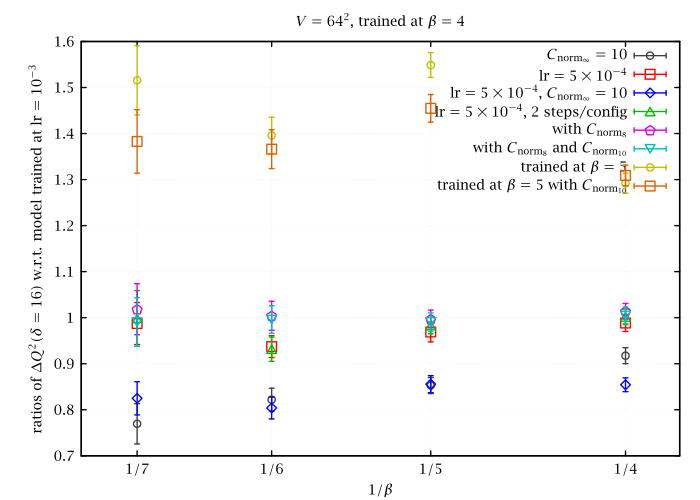

This figure's gnuplot source:
set lmargin 12
set grid lc rgb '#f0f0f0'
set title '$V = 64^2$, trained at $\beta=4$'
set xlabel '$1/\beta$'
set ylabel 'ratios of $\Delta Q^2(\delta=16)$ w.r.t. model trained at $\text{lr}=10^{-3}$' # delta in MDTU, 4 trajectories here
set log x
set xrange [0.134:0.266]
set xtics ('$1/4$' 1./4, '$1/5$' 1./5, '$1/6$' 1./6, '$1/7$' 1./7)
plot\
	"<for b in 4 5 6 7;do echo $(./get_dq2_hmc_scaled_b_v_d $b 64 4 s_nthmc_l64_b4) $(./get_dq2_hmc_scaled_b_v_d $b 64 4 s_nthmc_l64_b4_lr1e-3_cni10);done" u (1./$1):($5/$2):($5/$2*sqrt(($3/$2)**2+($6/$5)**2)) w e t '$C_{\text{norm}_\infty}=10$',\
	"<for b in 4 5 6 7;do echo $(./get_dq2_hmc_scaled_b_v_d $b 64 4 s_nthmc_l64_b4) $(./get_dq2_hmc_scaled_b_v_d $b 64 4 s_nthmc_l64_b4_lr5e-4);done"       u (1./$1):($5/$2):($5/$2*sqrt(($3/$2)**2+($6/$5)**2)) w e t '$\text{lr}=5\times 10^{-4}$',\
	"<for b in 4 5 6 7;do echo $(./get_dq2_hmc_scaled_b_v_d $b 64 4 s_nthmc_l64_b4) $(./get_dq2_hmc_scaled_b_v_d $b 64 4 s_nthmc_l64_b4_lr5e-4_cni10);done" u (1./$1):($5/$2):($5/$2*sqrt(($3/$2)**2+($6/$5)**2)) w e t '$\text{lr}=5\times 10^{-4}$, $C_{\text{norm}_\infty}=10$',\
	"<for b in 4 5 6 7;do echo $(./get_dq2_hmc_scaled_b_v_d $b 64 4 s_nthmc_l64_b4) $(./get_dq2_hmc_scaled_b_v_d $b 64 4 s_nthmc_l64_b4_t2_lr5e-4);done"    u (1./$1):($5/$2):($5/$2*sqrt(($3/$2)**2+($6/$5)**2)) w e t '$\text{lr}=5\times 10^{-4}$, 2 steps/config',\
	"<for b in 4 5 6 7;do echo $(./get_dq2_hmc_scaled_b_v_d $b 64 4 s_nthmc_l64_b4) $(./get_dq2_hmc_scaled_b_v_d $b 64 4 s_nthmc_l64_b4_cn8);done"          u (1./$1):($5/$2):($5/$2*sqrt(($3/$2)**2+($6/$5)**2)) w e t 'with $C_{\text{norm}_8}$',\
	"<for b in 4 5 6 7;do echo $(./get_dq2_hmc_scaled_b_v_d $b 64 4 s_nthmc_l64_b4) $(./get_dq2_hmc_scaled_b_v_d $b 64 4 s_nthmc_l64_b4_cn8_cn10);done"     u (1./$1):($5/$2):($5/$2*sqrt(($3/$2)**2+($6/$5)**2)) w e t 'with $C_{\text{norm}_8}$ and $C_{\text{norm}_{10}}$',\
	"<for b in 4 5 6 7;do echo $(./get_dq2_hmc_scaled_b_v_d $b 64 4 s_nthmc_l64_b4) $(./get_dq2_hmc_scaled_b_v_d $b 64 4 s_nthmc_l64_b5);done"              u (1./$1):($5/$2):($5/$2*sqrt(($3/$2)**2+($6/$5)**2)) w e t 'trained at $\beta=5$',\
	"<for b in 4 5 6 7;do echo $(./get_dq2_hmc_scaled_b_v_d $b 64 4 s_nthmc_l64_b4) $(./get_dq2_hmc_scaled_b_v_d $b 64 4 s_nthmc_l64_b5_cn10);done"         u (1./$1):($5/$2):($5/$2*sqrt(($3/$2)**2+($6/$5)**2)) w e t 'trained at $\beta=5$ with $C_{\text{norm}_{10}}$'
